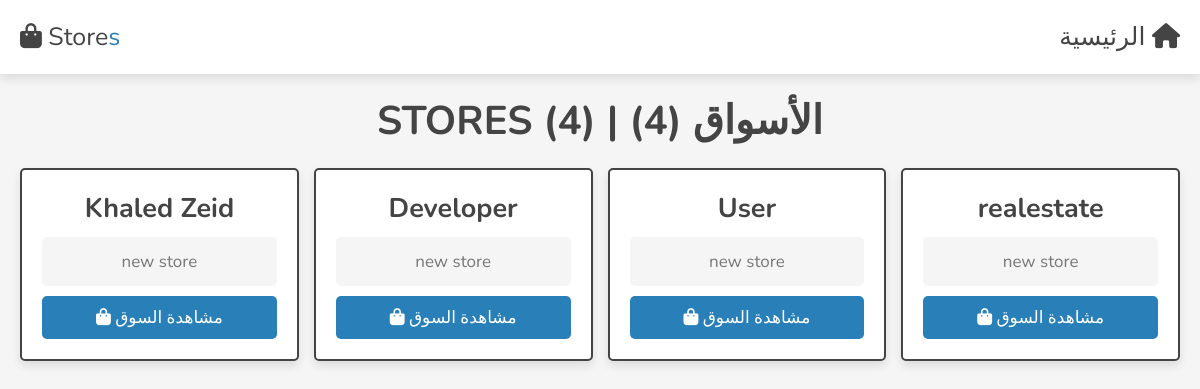
The page /admin/stores.php (signed in) on the database its author committed.
### tables this page shows
CREATE TABLE `store` (
  `id` int(11) NOT NULL,
  `title` varchar(255) NOT NULL,
  `subtitle` text NOT NULL,
  `status` int(11) NOT NULL,
  `image` varchar(255) DEFAULT NULL,
  `background` varchar(255) DEFAULT NULL,
  `created_by` int(11) NOT NULL,
  `created_at` datetime NOT NULL DEFAULT current_timestamp()
);

### admin/stores.php (the view, shortened to what this page needs)
<?php
include '../components/connect.php';
$user_id = $_SESSION['user_id'];
?>
<!DOCTYPE html>
<html lang="en">
<head>
   <link rel="stylesheet" href="https://cdnjs.cloudflare.com/ajax/libs/font-awesome/6.1.1/css/all.min.css">
   <link rel="stylesheet" href="../css/admin_style.css">
</head>
<body>
<?php include '../components/admin_header.php'; ?>
<section class="dashboard">
   <h1 class="heading">
        stores
        <?php
            $select_messages = $conn->prepare("SELECT * FROM `store`");
            $select_messages->execute();
            $number_of_messages = $select_messages->rowCount()
        ?>
        <?= '('. $number_of_messages .')'; ?>
       |
       الأسواق
       <?php
            $select_messages = $conn->prepare("SELECT * FROM `store`");
            $select_messages->execute();
            $number_of_messages = $select_messages->rowCount()
        ?>
        <?= '('. $number_of_messages .')'; ?>
   </h1>
   <div class="box-container">
    <?php
    $select_messages = $conn->prepare("SELECT * FROM `store`");
    $select_messages->execute();
    $number_of_messages = $select_messages->rowCount();
    if($number_of_messages > 0){
        while($fetch_product = $select_messages->fetch(PDO::FETCH_ASSOC)) { ?>
            <div class="box">
                <h3><?= $fetch_product['title'] ?></h3>
                <p>new store</p>
                <a href="../store/store.php?user_id=<?php echo $fetch_product['id'].'&id='.$user_id; ?>" class="btn"><i class="fa fa-shopping-bag" aria-hidden="true"></i> مشاهدة السوق </a>
            </div>
        <?php }
    }
    ?>
   </div>
</section>
</body>
</html>

### css/admin_style.css (style rules this page uses)
:root { --main-color:#2980b9; --orange:#f39c12; --red:#e74c3c; --black:#444; --white:#fff; --light-color:#777; --light-bg:#f5f5f5; --border:.2rem solid var(--black); --box-shadow:0 .5rem 1rem rgba(0,0,0,.1); }
* { font-family: 'Nunito', sans-serif; margin:0; padding:0; box-sizing: border-box; outline: none; border:none; text-decoration: none; }
html { font-size: 62.5%; overflow-x: hidden; }
body { background-color: var(--light-bg); }
section { padding:2rem; max-width: 1200px; margin:0 auto; }
.heading { font-size: 4rem; color:var(--black); margin-bottom: 2rem; text-align: center; text-transform: uppercase; }
.btn, .delete-btn, .option-btn { display: block; width: 100%; margin-top: 1rem; border-radius: .5rem; padding:1rem 3rem; font-size: 1.7rem; text-transform: capitalize; color:var(--white); cursor: pointer; text-align: center; }
.btn { background-color: var(--main-color); }
.dashboard .box-container { display: grid; grid-template-columns: repeat(auto-fit, minmax(27rem, 1fr)); gap:1.5rem; justify-content: center; align-items: flex-start; }
.dashboard .box-container .box { padding:2rem; text-align: center; border:var(--border); box-shadow: var(--box-shadow); border-radius: .5rem; background-color: var(--white); }
.dashboard .box-container .box h3 { font-size: 2.7rem; color:var(--black); }
.dashboard .box-container .box p { padding:1.3rem; border-radius: .5rem; background-color: var(--light-bg); font-size: 1.7rem; color:var(--light-color); margin:1rem 0; }

### rows shown on the page
store: title "Khaled Zeid"
store: title "Developer"
store: title "User"
store: title "realestate"

### other values the page prints
$number_of_messages "4"
